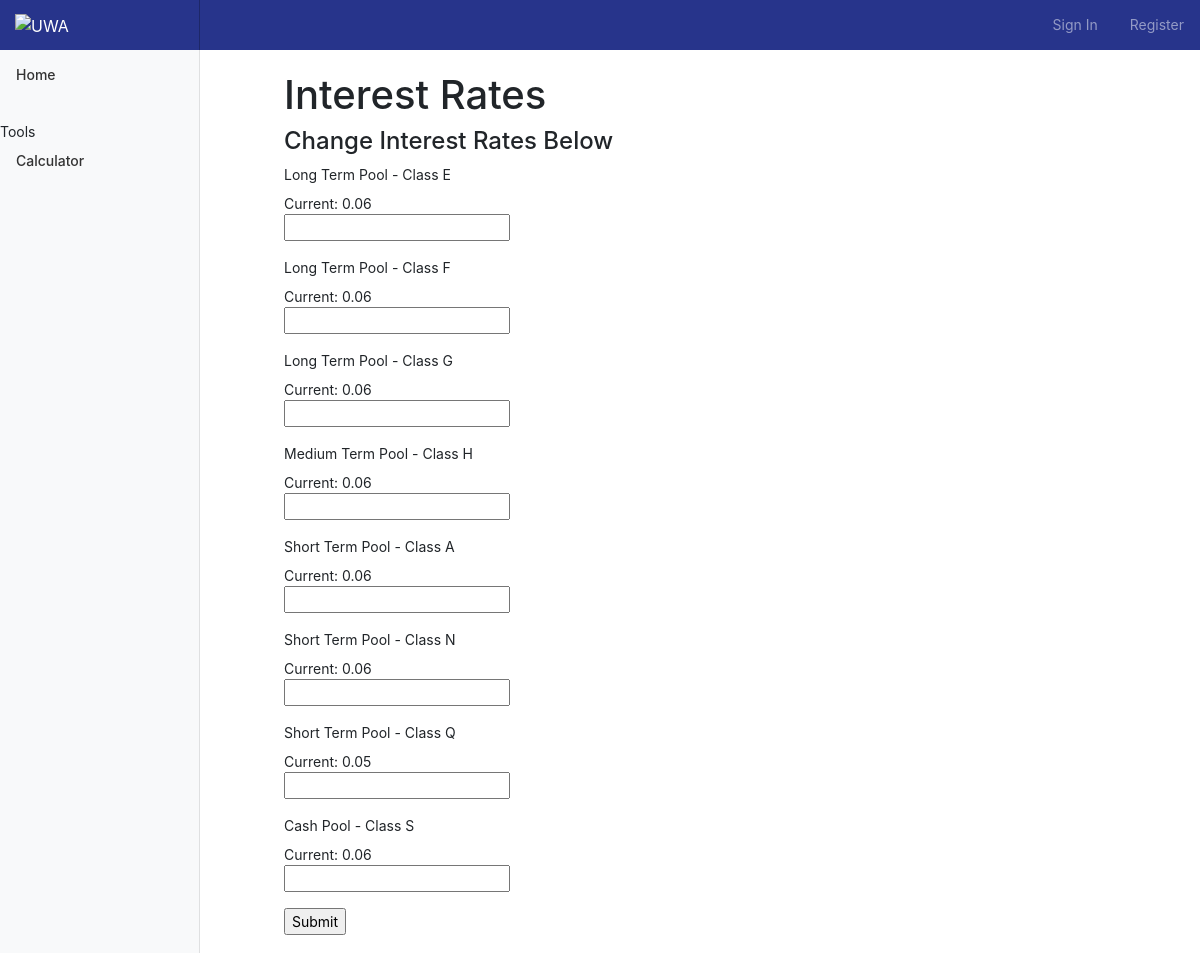
The page /admin on the database its author committed.
### app/models.py (models this page shows, shortened)
class InterestRates(db.Model):
    id = db.Column(db.Integer, primary_key=True)
    ClassE = db.Column(db.Float)
    ClassF = db.Column(db.Float)
    ClassG = db.Column(db.Float)
    ClassH = db.Column(db.Float)
    ClassA = db.Column(db.Float)
    ClassN = db.Column(db.Float)
    ClassQ = db.Column(db.Float)
    ClassS = db.Column(db.Float)

### app/routes.py (the view, shortened to what this page needs)
@app.route('/admin', methods=['GET', 'POST'])
def admin():
    form = InterestRatesForm()
    Interest = InterestRates.query.first()
    return render_template('admin.html', title='Admin', form=form, Interest=Interest)

### app/forms.py
class InterestRatesForm(FlaskForm):
    ClassE = DecimalField('Long Term Pool - Class E')
    ClassF = DecimalField('Long Term Pool - Class F')
    ClassG = DecimalField('Long Term Pool - Class G')
    ClassH = DecimalField('Medium Term Pool - Class H')
    ClassA = DecimalField('Short Term Pool - Class A')
    ClassN = DecimalField('Short Term Pool - Class N')
    ClassQ = DecimalField('Short Term Pool - Class Q')
    ClassS = DecimalField('Cash Pool - Class S')
    submit = SubmitField('Submit')

### app/templates/admin.html (shortened to what this page needs)
{% extends "base.html" %} {% block content %}
<main role="main" class="col-md-9 ml-sm-auto col-lg-10 px-4">
    <div class="container-fluid">
        <div class="leftSide col-lg-1">
        </div>
        <div class="mainArea col-lg-10">
            <div class="signin container-fluid">
                <div class="col-lg-10"></div>
                <div class="col-lg-10">
                    <div class="special">
                        <br>
                        <h1>Interest Rates</h1>
                    </div>
                    <div class="form">
                        <h4>Change Interest Rates Below</h4>
                        <form action="" method="post" novalidate>
                            <p>
                                {{ form.ClassE.label }} <br> Current: {{ Interest.ClassE }} <br> {{ form.ClassE(size=5) }} <br>
                            </p>
                            <p>
                                {{ form.ClassF.label }} <br> Current: {{ Interest.ClassF }} <br> {{ form.ClassF(size=5) }} <br>
                            </p>
                            <p>
                                {{ form.ClassG.label }} <br> Current: {{ Interest.ClassG }} <br> {{ form.ClassG(size=5) }} <br>
                            </p>
                            <p>
                                {{ form.ClassH.label }} <br> Current: {{ Interest.ClassH }} <br> {{ form.ClassH(size=5) }} <br>
                            </p>
                            <p>
                                {{ form.ClassA.label }} <br> Current: {{ Interest.ClassA }} <br> {{ form.ClassA(size=5) }} <br>
                            </p>
                            <p>
                                {{ form.ClassN.label }} <br> Current: {{ Interest.ClassN }} <br> {{ form.ClassN(size=5) }} <br>
                            </p>
                            <p>
                                {{ form.ClassQ.label }} <br> Current: {{ Interest.ClassQ }} <br> {{ form.ClassQ(size=5) }} <br>
                            </p>
                            <p>
                                {{ form.ClassS.label }} <br> Current: {{ Interest.ClassS }} <br> {{ form.ClassS(size=5) }} <br>
                            </p>
                            <p>{{ form.submit() }}</p>
                        </form>
                    </div>
                </div>
            </div>
        </div>
    </div>
</main>
{% endblock %}

### app/static/stylesheet.css (style rules this page uses)
body { font-size: .875rem; background-color: white; }
[role="main"] { padding-top: 48px; }

### rows shown on the page
InterestRates: ClassE "0.06", ClassF "0.06", ClassG "0.06", ClassH "0.06", ClassA "0.06", ClassN "0.06", ClassQ "0.05", ClassS "0.06"
